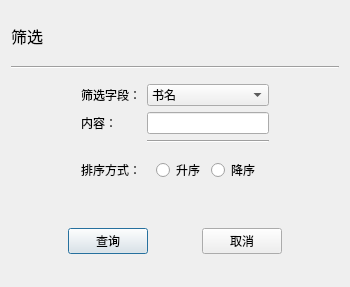
<?xml version="1.0" encoding="UTF-8"?>
<ui version="4.0">
 <class>book_filter</class>
 <widget class="QDialog" name="book_filter">
  <property name="geometry">
   <rect>
    <x>0</x>
    <y>0</y>
    <width>350</width>
    <height>287</height>
   </rect>
  </property>
  <property name="minimumSize">
   <size>
    <width>350</width>
    <height>287</height>
   </size>
  </property>
  <property name="maximumSize">
   <size>
    <width>350</width>
    <height>287</height>
   </size>
  </property>
  <property name="windowTitle">
   <string>筛选</string>
  </property>
  <property name="windowIcon">
   <iconset resource="src/src.qrc">
    <normaloff>:/icon/icons/icons8-filter-96.png</normaloff>:/icon/icons/icons8-filter-96.png</iconset>
  </property>
  <layout class="QGridLayout" name="gridLayout_2">
   <item row="2" column="0">
    <spacer name="verticalSpacer_2">
     <property name="orientation">
      <enum>Qt::Vertical</enum>
     </property>
     <property name="sizeHint" stdset="0">
      <size>
       <width>20</width>
       <height>40</height>
      </size>
     </property>
    </spacer>
   </item>
   <item row="1" column="0">
    <widget class="QLabel" name="label">
     <property name="font">
      <font>
       <family>Microsoft YaHei</family>
       <pointsize>12</pointsize>
      </font>
     </property>
     <property name="text">
      <string>筛选</string>
     </property>
    </widget>
   </item>
   <item row="3" column="0">
    <widget class="Line" name="line">
     <property name="orientation">
      <enum>Qt::Horizontal</enum>
     </property>
    </widget>
   </item>
   <item row="4" column="0">
    <widget class="QWidget" name="widget" native="true">
     <layout class="QGridLayout" name="gridLayout">
      <item row="0" column="2">
       <widget class="QComboBox" name="comboBox">
        <item>
         <property name="text">
          <string>书名</string>
         </property>
        </item>
        <item>
         <property name="text">
          <string>作者</string>
         </property>
        </item>
        <item>
         <property name="text">
          <string>出版社</string>
         </property>
        </item>
        <item>
         <property name="text">
          <string>ISBN</string>
         </property>
        </item>
       </widget>
      </item>
      <item row="0" column="0">
       <spacer name="horizontalSpacer_4">
        <property name="orientation">
         <enum>Qt::Horizontal</enum>
        </property>
        <property name="sizeHint" stdset="0">
         <size>
          <width>40</width>
          <height>20</height>
         </size>
        </property>
       </spacer>
      </item>
      <item row="1" column="2">
       <widget class="QLineEdit" name="lineEdit"/>
      </item>
      <item row="3" column="1">
       <widget class="QLabel" name="label_4">
        <property name="text">
         <string>排序方式：</string>
        </property>
       </widget>
      </item>
      <item row="1" column="1">
       <widget class="QLabel" name="label_3">
        <property name="text">
         <string>内容：</string>
        </property>
       </widget>
      </item>
      <item row="3" column="2">
       <widget class="QWidget" name="widget_3" native="true">
        <layout class="QHBoxLayout" name="horizontalLayout_2">
         <item>
          <widget class="QRadioButton" name="radioButton">
           <property name="text">
            <string>升序</string>
           </property>
          </widget>
         </item>
         <item>
          <widget class="QRadioButton" name="radioButton_2">
           <property name="text">
            <string>降序</string>
           </property>
          </widget>
         </item>
        </layout>
       </widget>
      </item>
      <item row="0" column="1">
       <widget class="QLabel" name="label_2">
        <property name="text">
         <string>筛选字段：</string>
        </property>
       </widget>
      </item>
      <item row="0" column="3">
       <spacer name="horizontalSpacer_5">
        <property name="orientation">
         <enum>Qt::Horizontal</enum>
        </property>
        <property name="sizeHint" stdset="0">
         <size>
          <width>40</width>
          <height>20</height>
         </size>
        </property>
       </spacer>
      </item>
      <item row="2" column="2">
       <widget class="Line" name="line_2">
        <property name="orientation">
         <enum>Qt::Horizontal</enum>
        </property>
       </widget>
      </item>
     </layout>
    </widget>
   </item>
   <item row="6" column="0">
    <spacer name="verticalSpacer_3">
     <property name="orientation">
      <enum>Qt::Vertical</enum>
     </property>
     <property name="sizeHint" stdset="0">
      <size>
       <width>20</width>
       <height>40</height>
      </size>
     </property>
    </spacer>
   </item>
   <item row="0" column="0">
    <spacer name="verticalSpacer">
     <property name="orientation">
      <enum>Qt::Vertical</enum>
     </property>
     <property name="sizeHint" stdset="0">
      <size>
       <width>20</width>
       <height>40</height>
      </size>
     </property>
    </spacer>
   </item>
   <item row="7" column="0">
    <widget class="QWidget" name="widget_2" native="true">
     <layout class="QHBoxLayout" name="horizontalLayout">
      <item>
       <spacer name="horizontalSpacer">
        <property name="orientation">
         <enum>Qt::Horizontal</enum>
        </property>
        <property name="sizeHint" stdset="0">
         <size>
          <width>40</width>
          <height>20</height>
         </size>
        </property>
       </spacer>
      </item>
      <item>
       <widget class="QPushButton" name="pushButton">
        <property name="text">
         <string>查询</string>
        </property>
       </widget>
      </item>
      <item>
       <spacer name="horizontalSpacer_3">
        <property name="orientation">
         <enum>Qt::Horizontal</enum>
        </property>
        <property name="sizeHint" stdset="0">
         <size>
          <width>40</width>
          <height>20</height>
         </size>
        </property>
       </spacer>
      </item>
      <item>
       <widget class="QPushButton" name="pushButton_2">
        <property name="text">
         <string>取消</string>
        </property>
       </widget>
      </item>
      <item>
       <spacer name="horizontalSpacer_2">
        <property name="orientation">
         <enum>Qt::Horizontal</enum>
        </property>
        <property name="sizeHint" stdset="0">
         <size>
          <width>40</width>
          <height>20</height>
         </size>
        </property>
       </spacer>
      </item>
     </layout>
    </widget>
   </item>
   <item row="8" column="0">
    <spacer name="verticalSpacer_4">
     <property name="orientation">
      <enum>Qt::Vertical</enum>
     </property>
     <property name="sizeHint" stdset="0">
      <size>
       <width>20</width>
       <height>40</height>
      </size>
     </property>
    </spacer>
   </item>
  </layout>
 </widget>
 <resources>
  <include location="src/src.qrc"/>
 </resources>
 <connections/>
</ui>
